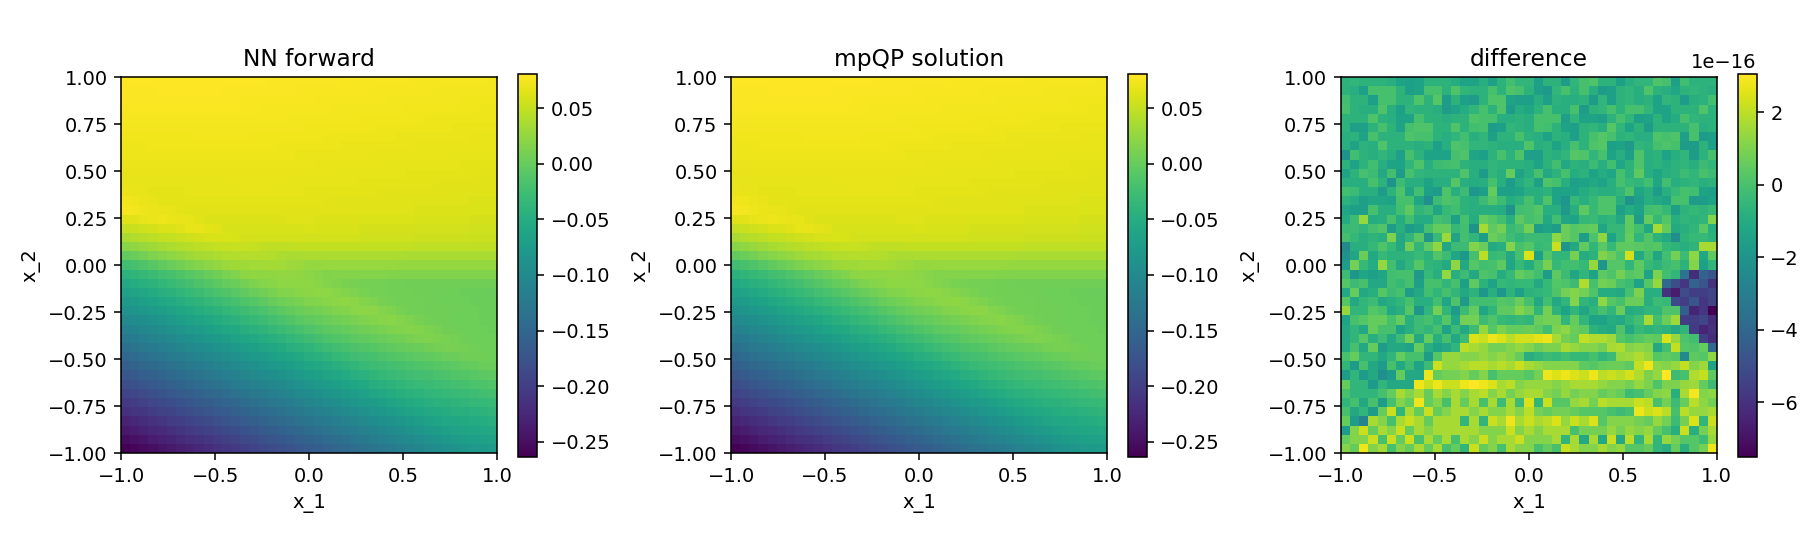

Python code for this plot:
"""2D example: build a ReLU net, convert it to an mpQP, and plot both surfaces."""
import os

import numpy as np

from nn_to_mpqp import random_relu_network, relu_network_to_mpqp, solve_mpqp_at


def main() -> None:
    net = random_relu_network(n_input=2, hidden_widths=[6, 6], n_output=1, seed=7)
    mpqp = relu_network_to_mpqp(net, B0=1.0)
    print(f"mpQP: n_x={mpqp.n_x}, n_z={mpqp.n_z}, n_c={mpqp.n_c}, M={mpqp.M}")

    grid = np.linspace(-1.0, 1.0, 41)
    XX, YY = np.meshgrid(grid, grid)
    F_nn = np.zeros_like(XX)
    F_mpqp = np.zeros_like(XX)
    for i in range(XX.shape[0]):
        for j in range(XX.shape[1]):
            x = np.array([XX[i, j], YY[i, j]])
            F_nn[i, j] = net.forward(x)[0]
            z_star = solve_mpqp_at(mpqp, x)
            z_L = z_star[sum(mpqp.layer_dims[:-1]):]
            F_mpqp[i, j] = (net.weights[-1] @ z_L + net.biases[-1])[0]

    diff = float(np.max(np.abs(F_nn - F_mpqp)))
    print(f"max |F_nn - F_mpqp| over the 41x41 grid = {diff:.3e}")

    import matplotlib.pyplot as plt

    fig, axes = plt.subplots(1, 3, figsize=(13, 4))
    for ax, data, title in zip(
        axes,
        [F_nn, F_mpqp, F_nn - F_mpqp],
        ["NN forward", "mpQP solution", "difference"],
    ):
        im = ax.imshow(data, extent=[-1, 1, -1, 1], origin="lower", cmap="viridis")
        ax.set_title(title)
        ax.set_xlabel("x_1")
        ax.set_ylabel("x_2")
        fig.colorbar(im, ax=ax, fraction=0.046)
    fig.tight_layout()

    out_path = os.path.join(os.path.dirname(os.path.abspath(__file__)), "example_2d.png")
    fig.savefig(out_path, dpi=140)
    print(f"figure saved to {out_path}")


if __name__ == "__main__":
    main()
